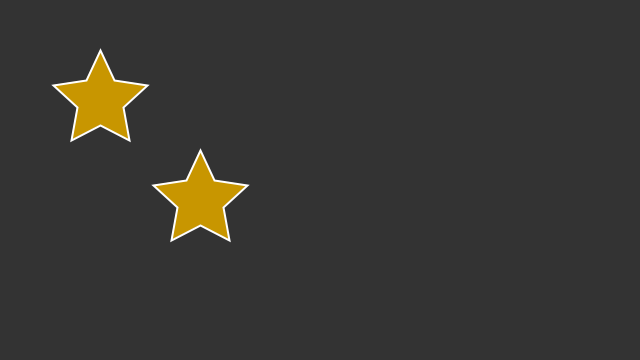
Frame 1 (no input)
Frame 60 (the mouse pressed at the canvas centre just before this capture): identical to frame 1, image omitted
Frame 120 (the mouse held since frame 60 and released just before this capture): identical to frame 1, image omitted

The Processing sketch that drew this single still picture (run headless with seeded random() and noise(); from frame 60 on, the mouse is pressed at the canvas centre):

// Processing sketch: Fuction_Arguments
// ── Fuction_Arguments.pde
void setup()
{
  size (640,360);
  
}

void draw()
{
  background(51);
  
  star(100,100);
  star(200,200);
}

void star(float x ,float y)
{
  fill(200,150,0);
  stroke(255);
  strokeWeight(2);
  
  beginShape();
  vertex(x, y - 50);
  vertex(x +14 , y - 20);
  vertex(x +47 , y - 15);
  vertex(x +23 , y +7);
  vertex(x +29 , y + 40);
  vertex(x, y +25);
  vertex(x -29 , y +40);
  vertex(x -23 , y +7);
  vertex(x -47 , y -15);
  vertex(x -14 , y -20);
  endShape(CLOSE);
}
